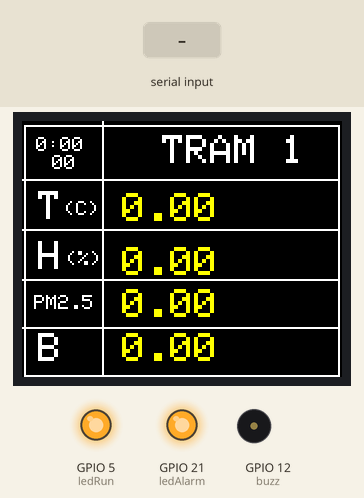
A sketch run on a simulated ESP32. Parts: 160×128 colour display, output pins drawn as LEDs (lit = HIGH), buzzer (waves = sounding, pin HIGH). Dashed ring = blinking. Inputs (shaded band) come from the test bench. WiFi joins after 1.5 s; servers stay silent unless stated; the local clock reads 2024-03-15 10:24:30 at power-on unless the sketch sets it; what the sketch prints to the serial monitor is not drawn.

Above: at 0.76 s.
At 1.3 s:
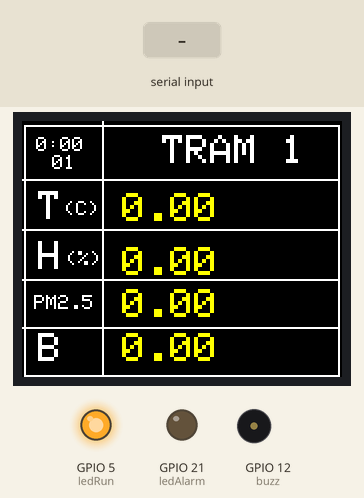
1.4 s: "b" received over the second serial link
At 2.0 s:
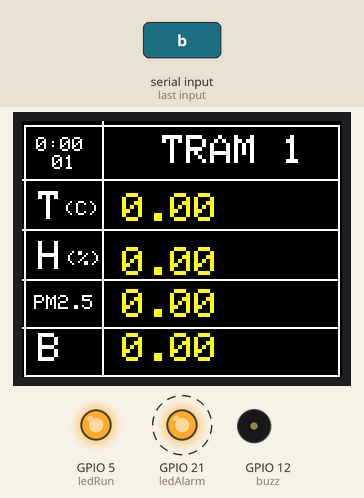
4.4 s: "a" received over the second serial link
6.1 s: "c" received over the second serial link
7.8 s: "d" received over the second serial link
Timing chart, 0 to 10.5 s (numbered marks = the images above; inputs shaded):
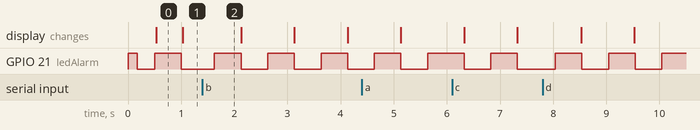

The sketch:

receiveTransmissionESP32.ino
```cpp
TaskHandle_t Task2;
//#include <TFT_eSPI.h> // Graphics and font library for ST7735 driver chip
#include <SPI.h>
//TFT_eSPI tft = TFT_eSPI();  // Invoke library, pins defined in User_Setup.h

#include <Adafruit_GFX.h>     // Core graphics library
#include <Adafruit_ST7735.h>  // Hardware-specific library for ST7735
#include <Adafruit_ST7789.h>  // Hardware-specific library for ST7789
#include <SPI.h>

#if defined(ARDUINO_FEATHER_ESP32)  // Feather Huzzah32
#define TFT_CS 15
#define TFT_RST 4
#define TFT_DC 2

#elif defined(ESP8266)
#define TFT_CS 4
#define TFT_RST 16
#define TFT_DC 5

#else
// For the breakout board, you can use any 2 or 3 pins.
// These pins will also work for the 1.8" TFT shield.
#define TFT_CS 15
#define TFT_RST 4  // Or set to -1 and connect to Arduino RESET pin
#define TFT_DC 2
#endif
Adafruit_ST7735 tft = Adafruit_ST7735(TFT_CS, TFT_DC, TFT_RST);

//===== Blynk IOT =====//
#define BLYNK_TEMPLATE_ID "TMPL6px07Al-A"
#define BLYNK_TEMPLATE_NAME "do an"
#define BLYNK_AUTH_TOKEN "Tmx16VjEhxsQhgO0s2Q59lQgbqtl9TVb"
/* Comment this out to disable prints and save space */
#define BLYNK_PRINT Serial

#include <WiFi.h>
#include <WiFiClient.h>
#include <BlynkSimpleEsp32.h>
#include <TimeLib.h>
#include <WidgetRTC.h>

char auth[] = BLYNK_AUTH_TOKEN;

// Your WiFi credentials.
// Set password to "" for open networks.
char ssid[] = "FPT Telecom-E01E";
char pass[] = "12341234";
TaskHandle_t Core2;
BlynkTimer timer;
WidgetRTC rtc;

void clockDisplay() {
  String currentTime = String(hour()) + ":" + minute() + ":" + second();
  String currentDate = String(day()) + " " + month() + " " + year();
}
BLYNK_CONNECTED() {
  // Synchronize time on connection
  rtc.begin();
}


#define ledRun 5
#define ledAlarm 21
#define buzz 12


// -------------------------------------
void printParameters(struct Configuration configuration);
void printModuleInformation(struct ModuleInformation moduleInformation);

long dv, chuc, tram, nghin, chucnghin;
int s;
long t1, t2, t3, t4, t5;
String str = "";

float
  nhietdo1,
  doam1,
  bui1,
  dienap1,
  nhietdo2,
  doam2,
  bui2,
  dienap2,
  buiHigh = 120.00,
  batLow = 3.60;

unsigned long
  previousMillis = 0,
  currentMillis = 0,
  prevSerialMillis = 0,
  currentSerialMillis = 0,
  prevBlynkMillis = 0,
  currentBlynkMillis = 0;

int
  ledState = 0,
  mauCanhBao = 0,
  ERR = 0,
  ERR2 = 0;

#define UART2_TX 17  // TX2
#define UART2_RX 16  // RX2
#define BAUDRATE 9600

void setup() {
  Serial.begin(115200);
  Serial2.begin(BAUDRATE, SERIAL_8N1, UART2_RX, UART2_TX);
  pinMode(ledRun, OUTPUT);
  pinMode(ledAlarm, OUTPUT);
  pinMode(buzz, OUTPUT);

  digitalWrite(ledRun, HIGH);
  digitalWrite(ledAlarm, HIGH);

  tft.initR(INITR_BLACKTAB);
  tft.setRotation(3);
  tft.fillScreen(ST77XX_BLACK);


  // ---------------------------


  xTaskCreatePinnedToCore(
    Task2code, /* Task function. */
    "Task2",   /* name of task. */
    10000,     /* Stack size of task */
    NULL,      /* parameter of the task */
    1,         /* priority of the task */
    &Task2,    /* Task handle to keep track of created task */
    1);        /* pin task to core 1 */

}  // end Setup
uint32_t send_data = 0;
void Task2code(void* pvParameters) {
  Blynk.begin(auth, ssid, pass);
  setSyncInterval(5);  // Sync interval in seconds (10 minutes)
  while (1) {
    if (millis() - send_data > 1000) {
      send_data = millis();
      senBlynk();
       Serial.print("send Blynk ! \r\n");
    }
    Blynk.run();
    timer.run();
    vTaskDelay(100);
  }
}
uint32_t timer_sceen = 0;
void loop() {
  NhanDuLieu();
  if (millis() - timer_sceen > 500) {
    timer_sceen = millis();
    TFT_Print();
  }

  Onboard_Telemetry();
  CanhBao();
}  // end loop
```

NhanDuLieu.ino
```cpp
char data_e32[50];
int idx = 0;
void NhanDuLieu() {
  while (Serial2.available()) {
    delay(200);
    memset(data_e32 , 0 , 50);
    idx = 0;
    while (Serial2.available())
    {
      data_e32[idx++] = Serial2.read();
      if(idx > 49) idx  = 0;
    }

    // First of all get the data
    String message =(String)data_e32;
    Serial.println(message);
    xulydulieu(message);

    if (t1 == 1) {
      nhietdo1 = t2 / 10.0;
      doam1    = t3 / 10.0;
      bui1     = t4 / 10.0;
      dienap1  = t5 / 100.0;
    }
    else if (t1 == 2) {
      nhietdo2 = t2 / 10.0;
      doam2    = t3 / 10.0;
      bui2     = t4 / 10.0;
      dienap2  = t5 / 100.0;
    }
  }
}

void xulydulieu(String mes) {
  str = (String)mes;
  s = str.indexOf("b") - str.indexOf("a");
  if (s == 2) {
    t1 = str[str.indexOf("a") + 1] - '0';
  }
  else if (s == 3) {
    chuc = str[str.indexOf("a") + 1] - '0';
    dv = str[str.indexOf("a") + 2] - '0';
    t1 = chuc * 10 + dv;
  }
  else if (s == 4) {
    tram = str[str.indexOf("a") + 1] - '0';
    chuc = str[str.indexOf("a") + 2] - '0';
    dv = str[str.indexOf("a") + 3] - '0';
    t1 = tram * 100 + chuc * 10 + dv;
  }
  else if (s == 5) {
    nghin = str[str.indexOf("a") + 1] - '0';
    tram = str[str.indexOf("a") + 2] - '0';
    chuc = str[str.indexOf("a") + 3] - '0';
    dv = str[str.indexOf("a") + 4] - '0';
    t1 = nghin * 1000 + tram * 100 + chuc * 10 + dv;
  }
  else if (s == 6) {
    chucnghin = str[str.indexOf("a") + 1] - '0';
    nghin = str[str.indexOf("a") + 2] - '0';
    tram = str[str.indexOf("a") + 3] - '0';
    chuc = str[str.indexOf("a") + 4] - '0';
    dv = str[str.indexOf("a") + 5] - '0';
    t1 = chucnghin * 10000 + nghin * 1000 + tram * 100 + chuc * 10 + dv;
  }

  s = str.indexOf("c") - str.indexOf("b");
  if (s == 2) {
    t2 = str[str.indexOf("b") + 1] - '0';
  }
  else if (s == 3) {
    chuc = str[str.indexOf("b") + 1] - '0';
    dv = str[str.indexOf("b") + 2] - '0';
    t2 = chuc * 10 + dv;
  }
  else if (s == 4) {
    tram = str[str.indexOf("b") + 1] - '0';
    chuc = str[str.indexOf("b") + 2] - '0';
    dv = str[str.indexOf("b") + 3] - '0';
    t2 = tram * 100 + chuc * 10 + dv;
  }
  else if (s == 5) {
    nghin = str[str.indexOf("b") + 1] - '0';
    tram = str[str.indexOf("b") + 2] - '0';
    chuc = str[str.indexOf("b") + 3] - '0';
    dv = str[str.indexOf("b") + 4] - '0';
    t2 = nghin * 1000 + tram * 100 + chuc * 10 + dv;
  }

  s = str.indexOf("d") - str.indexOf("c");
  if (s == 2) {
    t3 = str[str.indexOf("c") + 1] - '0';
  }
  else if (s == 3) {
    chuc = str[str.indexOf("c") + 1] - '0';
    dv = str[str.indexOf("c") + 2] - '0';
    t3 = chuc * 10 + dv;
  }
  else if (s == 4) {
    tram = str[str.indexOf("c") + 1] - '0';
    chuc = str[str.indexOf("c") + 2] - '0';
    dv = str[str.indexOf("c") + 3] - '0';
    t3 = tram * 100 + chuc * 10 + dv;
  }
  else if (s == 5) {
    nghin = str[str.indexOf("c") + 1] - '0';
    tram = str[str.indexOf("c") + 2] - '0';
    chuc = str[str.indexOf("c") + 3] - '0';
    dv = str[str.indexOf("c") + 4] - '0';
    t3 = nghin * 1000 + tram * 100 + chuc * 10 + dv;
  }

  s = str.indexOf("e") - str.indexOf("d");
  if (s == 2) {
    t4 = str[str.indexOf("d") + 1] - '0';
  }
  else if (s == 3) {
    chuc = str[str.indexOf("d") + 1] - '0';
    dv = str[str.indexOf("d") + 2] - '0';
    t4 = chuc * 10 + dv;
  }
  else if (s == 4) {
    tram = str[str.indexOf("d") + 1] - '0';
    chuc = str[str.indexOf("d") + 2] - '0';
    dv = str[str.indexOf("d") + 3] - '0';
    t4 = tram * 100 + chuc * 10 + dv;
  }
  else if (s == 5) {
    nghin = str[str.indexOf("d") + 1] - '0';
    tram = str[str.indexOf("d") + 2] - '0';
    chuc = str[str.indexOf("d") + 3] - '0';
    dv = str[str.indexOf("d") + 4] - '0';
    t4 = nghin * 1000 + tram * 100 + chuc * 10 + dv;
  }

  s = str.indexOf("f") - str.indexOf("e");
  if (s == 2) {
    t5 = str[str.indexOf("e") + 1] - '0';
  }
  else if (s == 3) {
    chuc = str[str.indexOf("e") + 1] - '0';
    dv = str[str.indexOf("e") + 2] - '0';
    t5 = chuc * 10 + dv;
  }
  else if (s == 4) {
    tram = str[str.indexOf("e") + 1] - '0';
    chuc = str[str.indexOf("e") + 2] - '0';
    dv = str[str.indexOf("e") + 3] - '0';
    t5 = tram * 100 + chuc * 10 + dv;
  }
  else if (s == 5) {
    nghin = str[str.indexOf("e") + 1] - '0';
    tram = str[str.indexOf("e") + 2] - '0';
    chuc = str[str.indexOf("e") + 3] - '0';
    dv = str[str.indexOf("e") + 4] - '0';
    t5 = nghin * 1000 + tram * 100 + chuc * 10 + dv;
  }
} // end xulydulieu
```

TFT_Print.ino
```cpp
const uint16_t myImage[] PROGMEM = {
  0xFFFF, 0xF800, 0x07E0, 0x001F,
  0xFFFF, 0xF800, 0x07E0, 0x001F,
  0xFFFF, 0xF800, 0x07E0, 0x001F,
  0xFFFF, 0xF800, 0x07E0, 0x001F
};

char buffer[10];  // Kích thước đủ để chứa số và ký tự kết thúc '\0'

void drawRGB565Image(int16_t x, int16_t y,const uint16_t *img , int16_t w, int16_t h ) {
  tft.startWrite();
  tft.setAddrWindow(x, y, w, h);
  for (int i = 0; i < w * h; i++) {
    tft.pushColor(pgm_read_word(&img[i]));
  }
  tft.endWrite();
}

void TFT_Print() {

  tft.fillScreen(ST77XX_BLACK);
  tft.drawRect(1, 2, 158, 126, ST77XX_WHITE);
  tft.drawLine(40, 0, 40, 128, ST77XX_WHITE);
 // tft.drawLine(100, 0, 100, 128, ST77XX_WHITE);
  tft.drawLine(0, 29, 158, 29, ST77XX_WHITE);
  tft.drawLine(0, 54, 158, 54, ST77XX_WHITE);
  tft.drawLine(0, 79, 158, 79, ST77XX_WHITE);
  tft.drawLine(0, 103, 158, 103, ST77XX_WHITE);
  tft.setTextColor(ST77XX_WHITE);
  tft.setTextSize(2);
  tft.setCursor(8, 35);
  tft.print("T");
 // tft.setSwapBytes(true);
//drawRGB565Image(2, 30,nhietdo, 24, 24);
 tft.setTextColor(ST77XX_WHITE);
 tft.setTextSize(2);
  tft.setCursor(8, 60);
  tft.print("H");
  tft.setTextColor(ST77XX_WHITE);
  tft.setTextSize(1);
  tft.setCursor(6, 87);
  tft.print("PM2.5");
  tft.setTextColor(ST77XX_WHITE);
 tft.setTextSize(2);
  tft.setCursor(8, 106);
  tft.print("B");

  tft.setTextColor(ST77XX_WHITE);
  tft.setTextSize(1);
  tft.setCursor(21, 40); tft.print("(C)");
  tft.setCursor(22, 65); tft.print("(%)");

  tft.setTextColor(ST77XX_WHITE);
  tft.setTextSize(1);
  tft.setCursor(7, 8); tft.print((String)hour()); tft.print(":");
  if (minute() < 10) {
    tft.print("0");
  }
  else {}
  tft.print(String(minute()));
  tft.setCursor(15, 17);
  if (second() < 10) {
    tft.print("0");
  }
  else {}
  tft.print((String)second());

  tft.setTextColor(ST77XX_WHITE);
  tft.setTextSize(2);

  tft_drawString("TRAM 1", 70, 7);
  //tft_drawString("KV.2", 110, 7);

  tft.setTextColor(ST77XX_YELLOW);
  tft.setTextSize(2);
    tft.setCursor(50, 36);tft.print(nhietdo1, 2);
    tft.setCursor(50, 63);tft.print(doam1, 2);


  if ( mauCanhBao == 1) {
    tft.setTextColor(ST77XX_RED);
  }
  else tft.setTextColor(ST77XX_YELLOW);
  tft.setCursor(50, 84); tft.print(bui1, 2); tft.print(" ");
  tft.setCursor(50, 106); tft.print(dienap1, 2); tft.print(" ");

}

void tft_drawString(char* str , int x , int y)
{
  tft.setCursor(x, y);
  tft.setTextColor(ST77XX_WHITE);
  tft.setTextWrap(true);
  tft.print(str);
}
```

senBlynk.ino
```cpp
void senBlynk() {
  // NẾU MUỐN THÊM TRẠM THÌ THÊM PIN
  Blynk.virtualWrite(0, nhietdo1);
  Blynk.virtualWrite(1, doam1);
  Blynk.virtualWrite(2, bui1);
  Blynk.virtualWrite(3, dienap1);
  Blynk.virtualWrite(4, nhietdo2);
  Blynk.virtualWrite(5, doam2);
  Blynk.virtualWrite(6, bui2);
  Blynk.virtualWrite(7, dienap2);
   Blynk.virtualWrite(8, (String)second());
}
```

void_CanhBao.ino
```cpp
void CanhBao() {
  currentMillis = millis();
  if (currentMillis - previousMillis >= 500) {
    previousMillis = currentMillis;
    if (ledState == LOW) {
      ledState = HIGH;
    } else {
      ledState = LOW;
    }
  }
  ERR2 =0;
  ERR = 0;
  if (bui1 > buiHigh)       { ERR =1; ERR2 = 1; }
  if (dienap1 < batLow)     { ERR =1; }


  if (ERR == 1) {
    digitalWrite(ledRun, HIGH);        // tắt LED Xanh
    digitalWrite(ledAlarm, ledState);  // Blink LED Đỏ và còi Buzz
  }
  else {
    digitalWrite(ledRun, LOW);         // bật LED xanh
    digitalWrite(ledAlarm, HIGH);      // tắt LED đỏ
  }
  if (ERR2 == 1 && ERR == 1){
  //  digitalWrite(buzz, !ledState);
    mauCanhBao = 1;
  }
  else {
    digitalWrite(buzz, LOW);       // tắt còi buzz
    mauCanhBao = 0;
  }

}
```

void_Onboard_Telemetry.ino
```cpp
void Onboard_Telemetry() {

  currentSerialMillis = millis();
  if (currentSerialMillis - prevSerialMillis >= 2000) { //Run routine every millisRoutineInterval (ms)
    prevSerialMillis = currentSerialMillis;
   Serial.print("Nhiệt độ 1: "); Serial.println(nhietdo1);
    Serial.print("Độ ẩm 1   : "); Serial.println(doam1);
    Serial.print("Bụi 1     : "); Serial.println(bui1);
    Serial.print("Điện áp 1 : "); Serial.println(dienap1);
    Serial.println();
    Serial.print("Nhiệt độ 2: "); Serial.println(nhietdo2);
    Serial.print("Độ ẩm 2   : "); Serial.println(doam2);
    Serial.print("Bụi 2     : "); Serial.println(bui2);
    Serial.print("Điện áp 2 : "); Serial.println(dienap2);
    Serial.println("=============");
  }
}
```

Measured:
- by itself, GPIO 21 (ledAlarm): alternates HIGH for 0.50 s and LOW for 0.50 s
